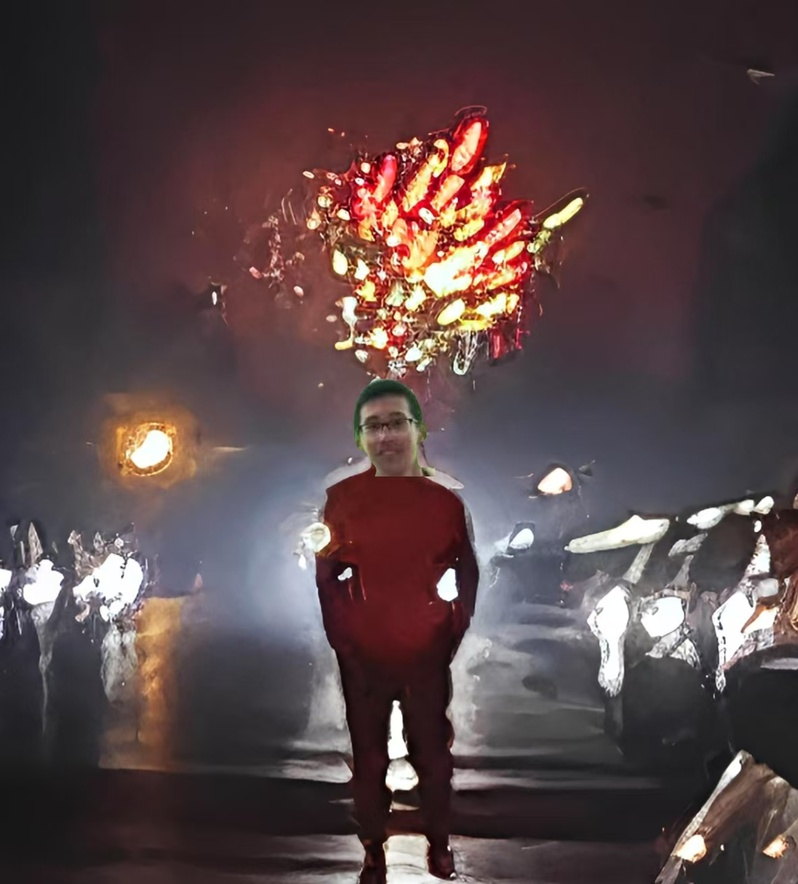
//> input picture src/node_1/source/6.jpg, 798 x 884 px, shrunk from 1181 x 1308 before the run
$ ./node_2   (built with g++ and OpenCV 4)
//> lines starting //> are read from the running program, lines starting //| are printed output that depends on the picture; after the words box and inside, x2 and y2 are one past the last pixel; in counts of white or black regions, pixels touching at a corner belong together
#include <opencv2/imgcodecs.hpp>
#include <opencv2/imgproc.hpp>
#include <opencv2/highgui.hpp>

#include<filesystem>
#include <iostream>

using namespace cv;
using namespace std;

int main() {
    string path=std::filesystem::path(__FILE__).
                    parent_path().parent_path()/ "source" / "6.jpg";
    Mat img = imread(path);
//> img is the input picture: 884 rows x 798 cols, CV_8UC3; mean B, G, R 71.6, 70.1, 87.6
    Mat imgGrey,imgBlur,imgCanny,imgDil,imgErode;

    cvtColor(img,imgGrey,COLOR_BGR2GRAY);
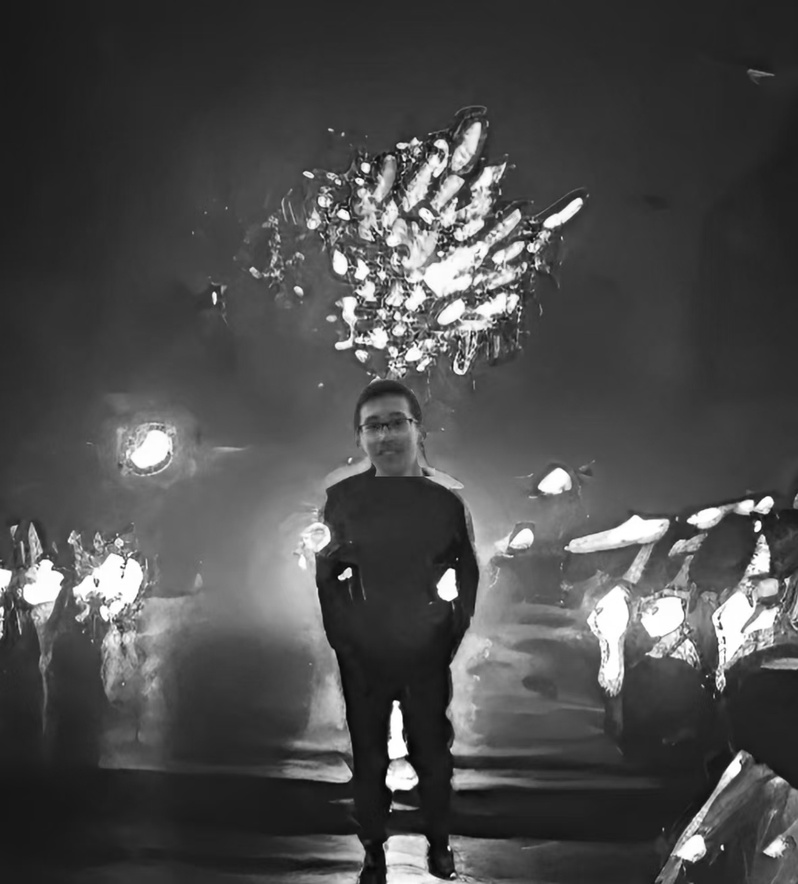
//> imgGrey: 884 rows x 798 cols, CV_8UC1; min 1, max 255, mean 75.5

    GaussianBlur(img,imgBlur,Size(7,7),3,0);
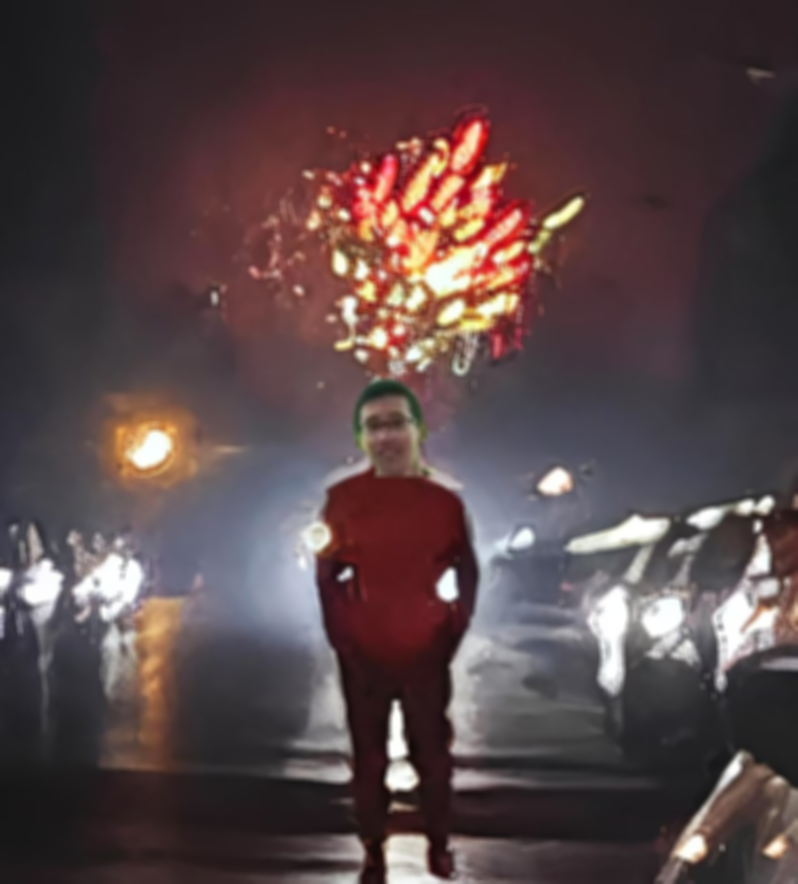
//> imgBlur: 884 rows x 798 cols, CV_8UC3; mean B, G, R 71.6, 70.1, 87.6

    Canny(imgBlur,imgCanny,30,20);
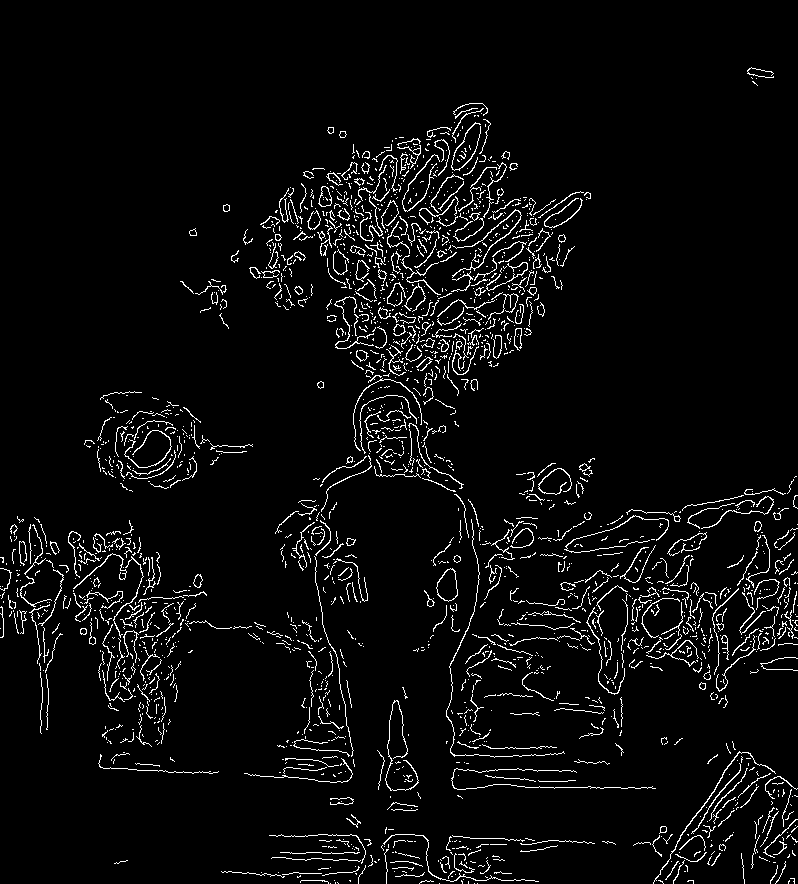
//> imgCanny: 884 rows x 798 cols, CV_8UC1; 4.5% white in thin lines or dots

    Mat kernel =getStructuringElement(MORPH_RECT,Size(3,3));

    dilate(imgCanny,imgDil,kernel);
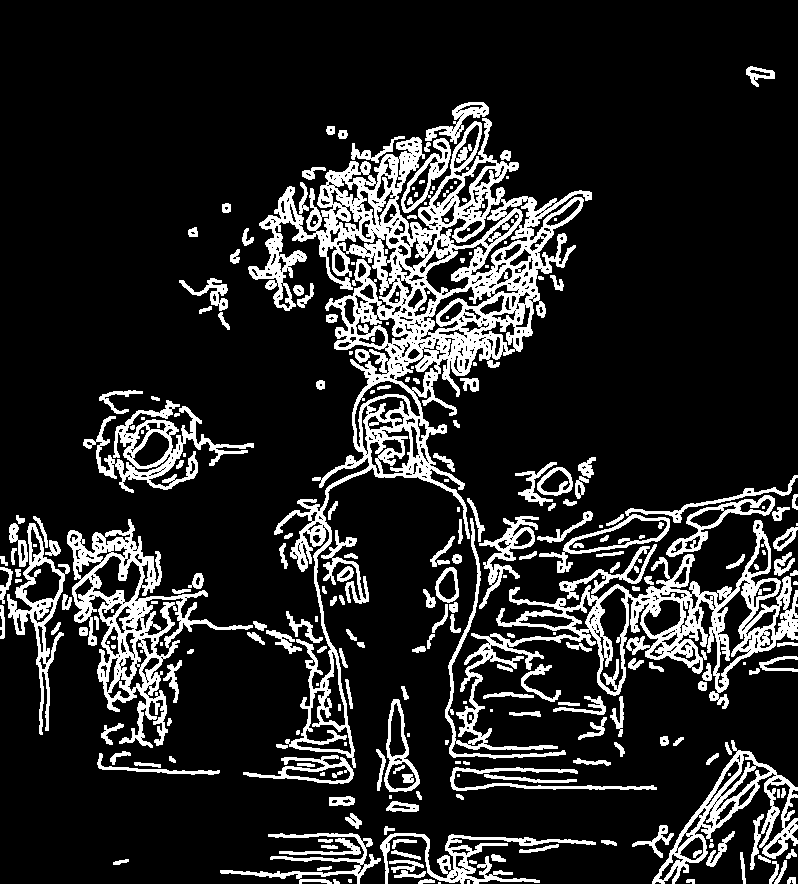
//> imgDil: 884 rows x 798 cols, CV_8UC1; 15.7% white; 258 white regions (59 under 20 px), largest, box (x1, y1, x2, y2) and area: (248, 118, 592, 768) 40059, (445, 518, 798, 759) 15096, (67, 519, 253, 748) 9240

    erode(imgCanny,imgErode,kernel);
//> imgErode: 884 rows x 798 cols, CV_8UC1; every value is 0

    //imshow("image", img);
    //imshow("imageGrey", imgGrey);
    //imshow("imageBlur", imgBlur);
    imshow("imageCanny", imgCanny);
    imshow("dilation", imgDil);
    imshow("erode", imgErode);

    waitKey(0);
    return 0;
}

$ run again, with src/node_1/source/10.jpg copied over src/node_1/source/6.jpg
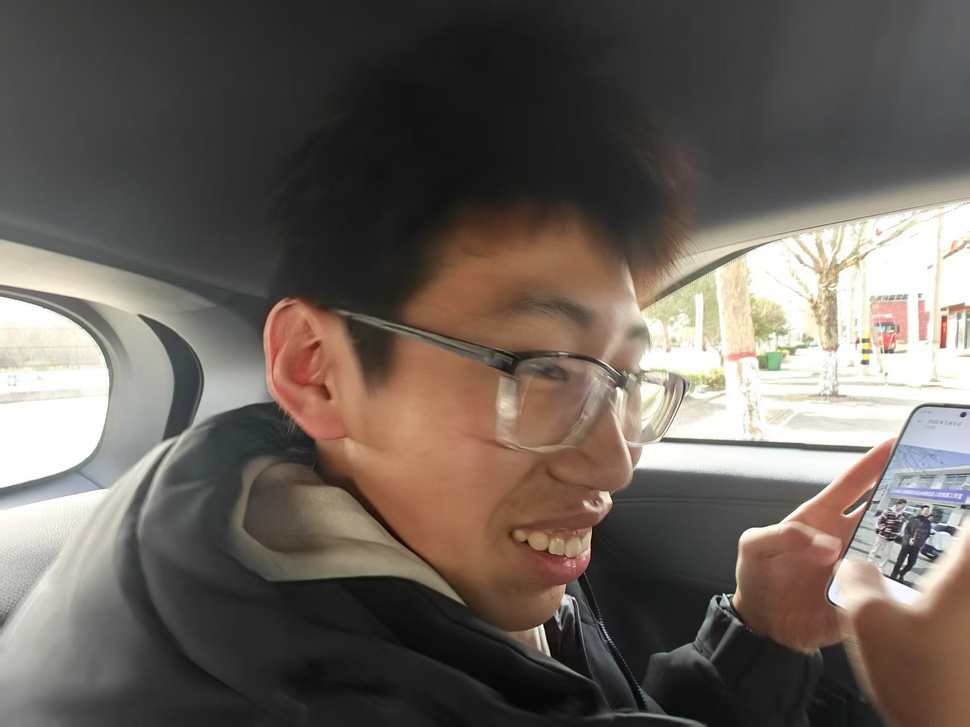
//> input picture src/node_1/source/10.jpg, 970 x 727 px, shrunk from 1706 x 1279 before the run
//> img is the input picture: 727 rows x 970 cols, CV_8UC3; mean B, G, R 91.5, 98.3, 106.8
//> `Canny(imgBlur,imgCanny,30,20);`:
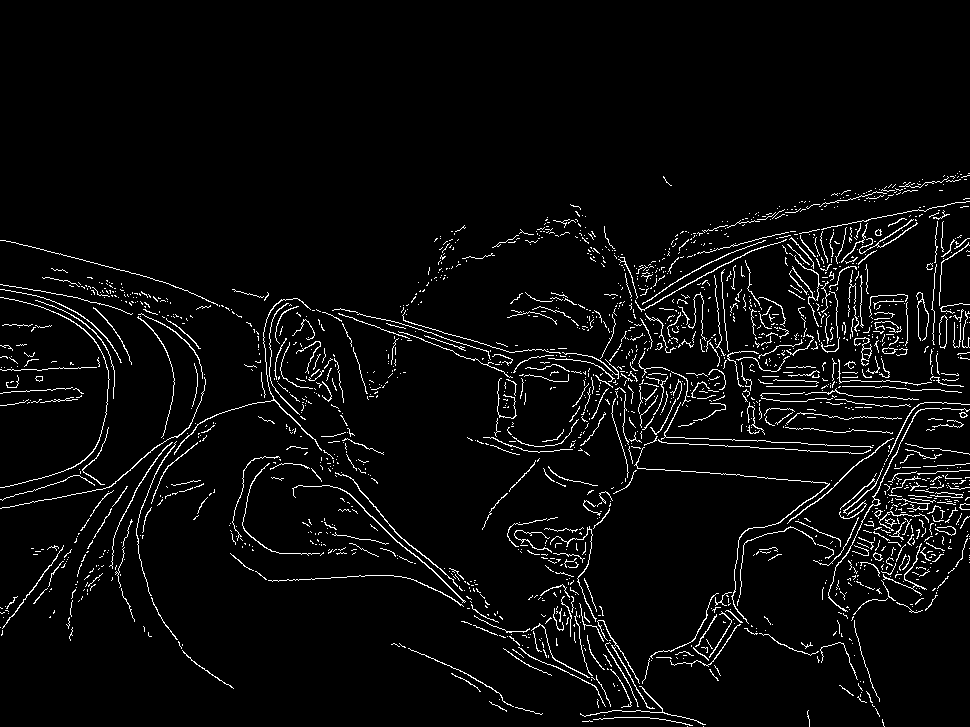
//> imgCanny: 727 rows x 970 cols, CV_8UC1; 4.2% white in thin lines or dots, all inside (x1, y1, x2, y2) = (0, 171, 970, 727)
//> `dilate(imgCanny,imgDil,kernel);`:
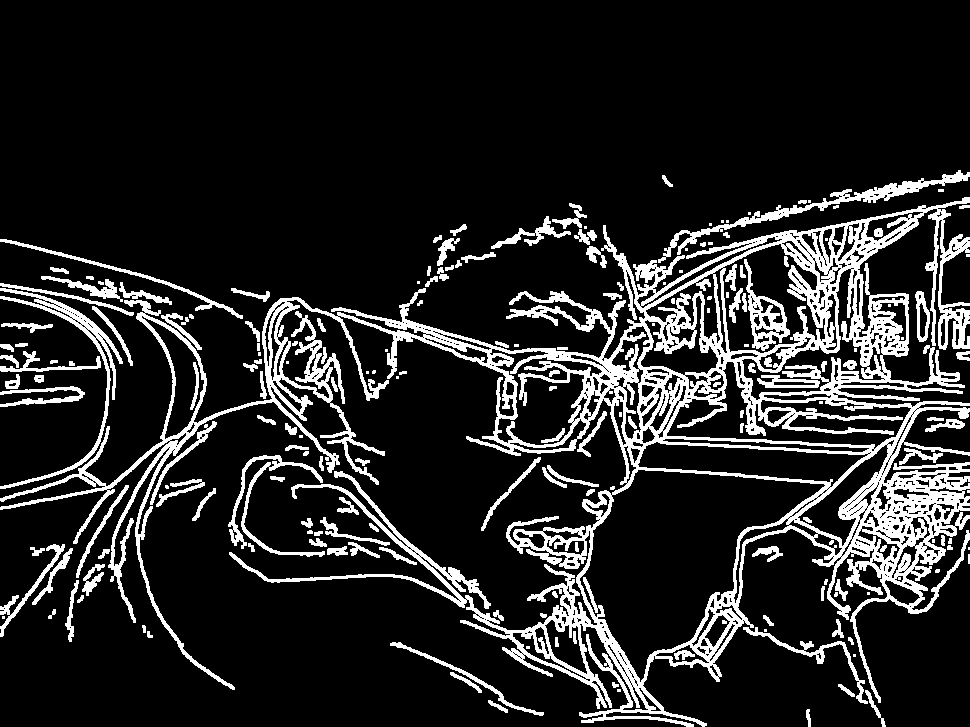
//> imgDil: 727 rows x 970 cols, CV_8UC1; 14.8% white; 198 white regions (50 under 20 px), largest, box (x1, y1, x2, y2) and area: (0, 197, 970, 727) 76689, (658, 170, 970, 263) 2495, (0, 288, 123, 489) 2271
//> imgErode: 727 rows x 970 cols, CV_8UC1; every value is 0

$ run again, with src/node_1/source/11.jpg copied over src/node_1/source/6.jpg
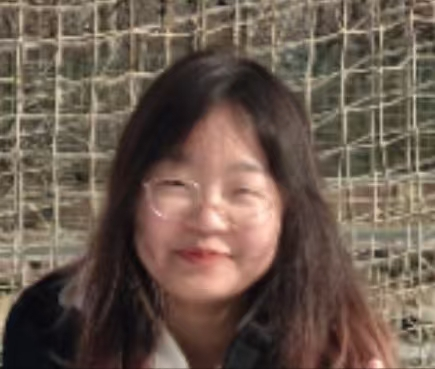
//> input picture src/node_1/source/11.jpg, 435 x 369 px
//> img is the input picture: 369 rows x 435 cols, CV_8UC3; mean B, G, R 78.4, 90.1, 107.4
//> `Canny(imgBlur,imgCanny,30,20);`:
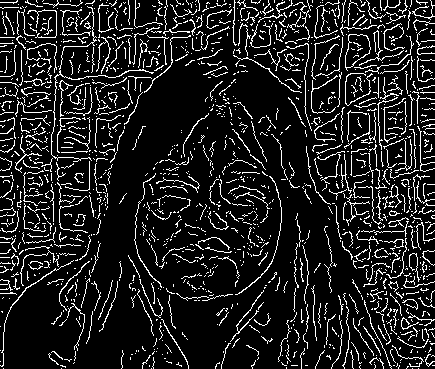
//> imgCanny: 369 rows x 435 cols, CV_8UC1; 12.5% white in thin lines or dots
//> `dilate(imgCanny,imgDil,kernel);`:
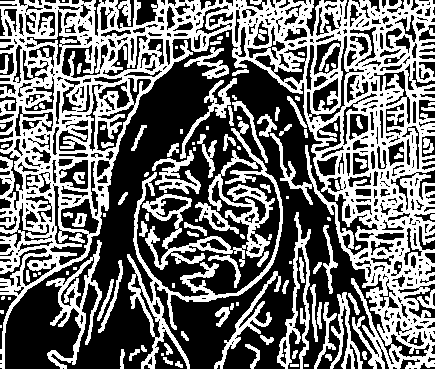
//> imgDil: 369 rows x 435 cols, CV_8UC1; 44.3% white; 119 white regions (37 under 20 px), largest, box (x1, y1, x2, y2) and area: (0, 0, 435, 369) 49969, (127, 121, 283, 369) 7395, (46, 240, 102, 369) 1827
//> imgErode: 369 rows x 435 cols, CV_8UC1; every value is 0
